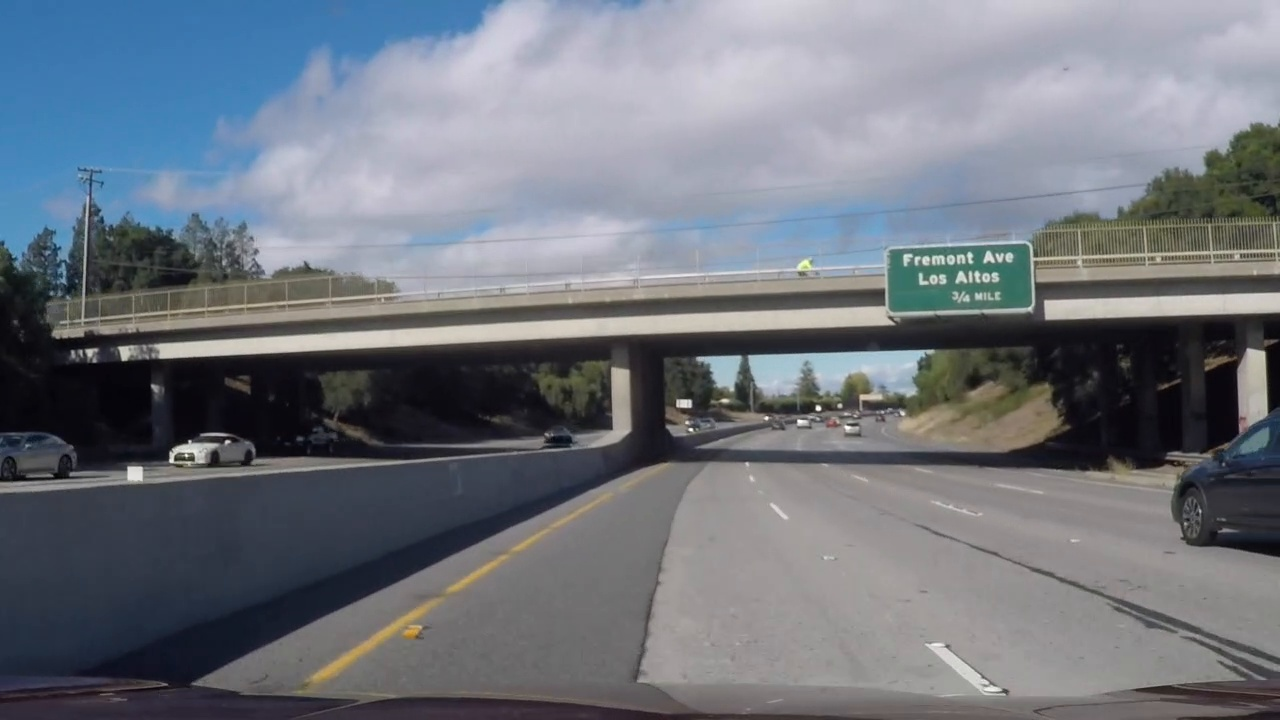
#> input picture test_images/test7.jpg, 1280 x 720 px
$ python -i lane_tracker.py   (imports and definitions only)
#> lines starting #> are read from the running program, lines starting #| are printed output that depends on the picture
import numpy as np
import cv2
from collections import deque

class LaneTracker:

    def __init__(self, window_width = 35, window_height = 80, margin = 40, smooth_frames = 15):
        self.frames = deque(maxlen = smooth_frames)
        self.window_width = window_width
        self.window_height = window_height
        self.margin = margin
        self.bottom_pct = .75

    def find_lane_start(self, img, window):
        # First find the two starting positions for the left and right lane by using np.sum to get the vertical image slice
        # and then np.convolve the vertical image slice with the window template

        # Sum bottom of image to get slice, could use a different ratio
        y_start = int(img.shape[0] * self.bottom_pct)
        x_mid = int(img.shape[1] / 2)
        offset = self.window_width / 2

        l_sum = np.sum(img[y_start:, :x_mid], axis=0)
        l_center = np.argmax(np.convolve(window, l_sum)) - offset
        r_sum = np.sum(img[y_start:, x_mid:], axis=0)
        r_center = np.argmax(np.convolve(window, r_sum)) - offset + x_mid

        return l_center, r_center, int(img.shape[0] - self.window_height / 2)

    def get_window_center(self, img, conv_signal, prev_center):
        offset = self.window_width / 2
        # Find the best center by using past center as a reference
        min_index = int(max(prev_center + offset - self.margin, 0))
        max_index = int(min(prev_center + offset + self.margin, img.shape[1]))

        center_max = np.argmax(conv_signal[min_index:max_index])

        # Update the center only if there is some signal
        if center_max > 0:
            center = center_max + min_index - offset
        else:
            center = None

        return center

    def fit_point(self, img, fit, y):
        return np.clip(fit[0]*y**2 + fit[1]*y + fit[2], 0, img.shape[1])

    def estimate_centroids(self, img, window, level, prev_l_center, prev_r_center, lanes_centroids):
        window_top = int(img.shape[0] - (level + 1) * self.window_height)
        window_bottom = int(img.shape[0] - level * self.window_height)
        center_y = int(window_bottom - self.window_height / 2)
        # Convolve the window into the vertical slice of the image
        image_layer = np.sum(img[window_top:window_bottom, :], axis=0)

        conv_signal = np.convolve(window, image_layer)

        l_center = self.get_window_center(img, conv_signal, prev_l_center)
        r_center = self.get_window_center(img, conv_signal, prev_r_center)

        if l_center is None or r_center is None:
            if len(lanes_centroids) > 4:
                if l_center is None:
                    left_fit = self.lane_fit(np.array(lanes_centroids), 0)
                    l_center = self.fit_point(img, left_fit, center_y)
                if r_center is None:
                    right_fit = self.lane_fit(np.array(lanes_centroids), 1)
                    r_center = self.fit_point(img, right_fit, center_y)
            elif l_center is not None:
                r_center = l_center + (prev_r_center - prev_l_center)
            elif r_center is not None:
                l_center = r_center - (prev_r_center - prev_l_center)
            else:
                l_center = prev_l_center
                r_center = prev_r_center

        return l_center, r_center, center_y

    def find_lanes_centroids(self, img):

        lanes_centroids = []
        window = np.ones(self.window_width)

        l_center, r_center, center_y = self.find_lane_start(img, window)

        # Add what we found for the first layer
        lanes_centroids.append((l_center, r_center, center_y))

        # Go through each layer looking for max pixel locations
        for level in range(1, (int)(img.shape[0] / self.window_height)):

            l_center, r_center, center_y = self.estimate_centroids(img, window, level, l_center, r_center, lanes_centroids)

            lanes_centroids.append((l_center, r_center, center_y))

        if not self.frames:
            lanes_centroids = np.array(lanes_centroids)
        else:
            lanes_centroids = np.average(self.frames, axis = 0)

        self.frames.append(lanes_centroids)

        return lanes_centroids

    def lane_fit(self, lanes_centroids, idx = 0, ym = 1, xm = 1):
        fit_y_vals = lanes_centroids[:,2] * ym
        fit_x_vals = lanes_centroids[:,idx] * xm

        fit = np.polyfit(fit_y_vals, fit_x_vals , 2)

        return fit

    # [71 lines left out: functions lanes_fit, curvature, draw_lanes, window_mask, draw_windows, not called in this run]


>>> import cv2
>>> picture = cv2.imread('test_images/test7.jpg', cv2.IMREAD_GRAYSCALE)
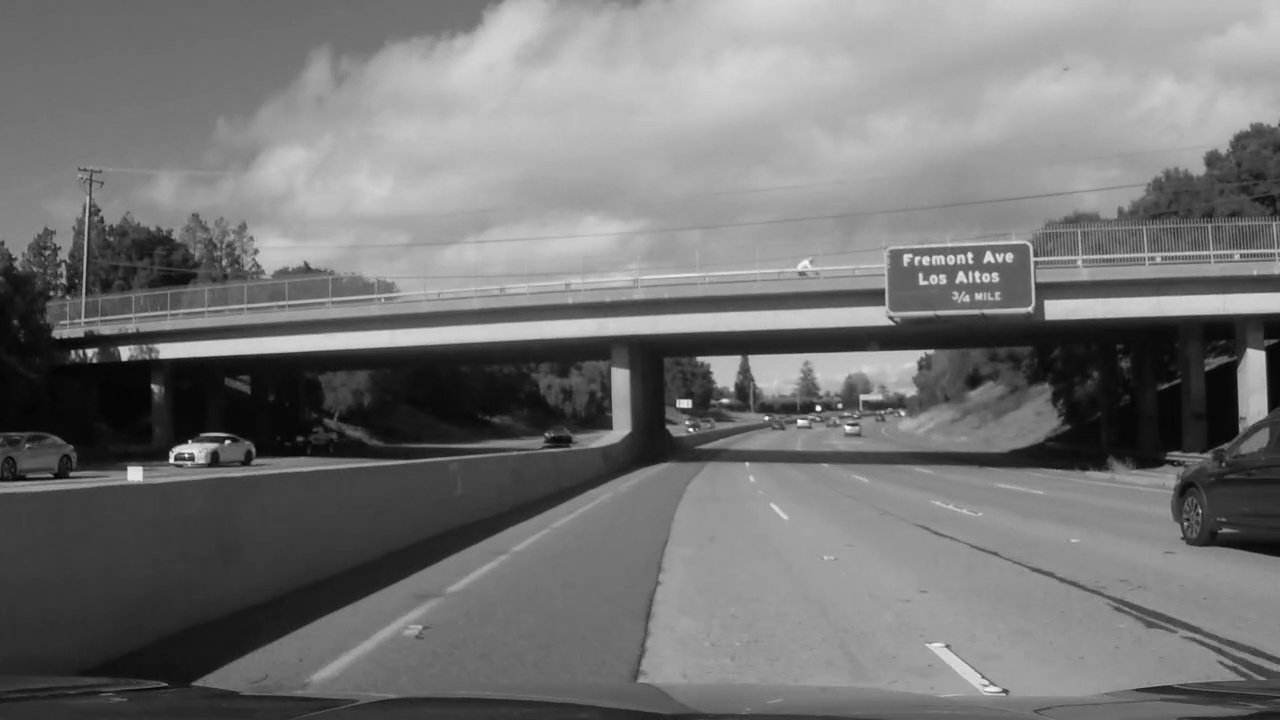
#> picture: shape (720, 1280); min 0, max 255, mean 116.6
>>> result = LaneTracker().find_lanes_centroids(picture)
#> in find_lane_start, `l_sum = np.sum(img[y_start:, :x_mid], axis=0)`: l_sum = 640 values, max 19197 at index 485, min 6984 at index 188, mean 13345.7
#> in find_lane_start, `l_center = np.argmax(np.convolve(window, l_sum)) - offset`: l_center = 493.5
#> in find_lane_start, `r_sum = np.sum(img[y_start:, x_mid:], axis=0)`: r_sum = 640 values, max 27684 at index 303, min 18296 at index 630, mean 24565.1
#> in find_lane_start, `r_center = np.argmax(np.convolve(window, r_sum)) - offset + x_mid`: r_center = 950.5
#> in find_lanes_centroids, `l_center, r_center, center_y = self.find_lane_start(img, window)`: l_center = 493.5; r_center = 950.5; center_y = 680
#> the loop in find_lanes_centroids, `for level in range(1, (int)(img.shape[0] / self.window_height)): ` made 8 passes
#> (l_center, r_center, center_y) on passes 1, 2, 3, 4, 8: (461.5, 918.5, 600), (500.5, 957.5, 520), (518.5, 975.5, 440), (557.5, 1014.5, 360), (701.5, 1216.5, 40)
#> (left_fit in estimate_centroids, l_center, right_fit in estimate_centroids) on pass 5: ([0.00135, -1.64, 974.4], 622.3, [0.00135, -1.64, 1431.4])
#> after the loop in find_lanes_centroids, `for level in range(1, (int)(img.shape[0] / self.window_height)):`: lanes_centroids = [(493.5, 950.5, 680), (461.5, 918.5, 600), (500.5, 957.5, 520), (518.5, 975.5, 440), (557.5, 1014.5, 360), (622.3, 1079.3, 280), (596.5, 1158.3, 200), (662.8, 1177.5, 120), (701.5, 1216.5, 40)]
#> in find_lanes_centroids, `lanes_centroids = np.array(lanes_centroids)`: lanes_centroids = [[493.5, 950.5, 680], [461.5, 918.5, 600], [500.5, 957.5, 520], [518.5, 975.5, 440], [557.5, 1014.5, 360], [622.3, 1079.3, 280], [596.5, 1158.3, 200], [662.8, 1177.5, 120], [701.5, 1216.5, 40]]
#> result has the same summary as lanes_centroids in find_lanes_centroids

$ run again, on test_images/test8.jpg
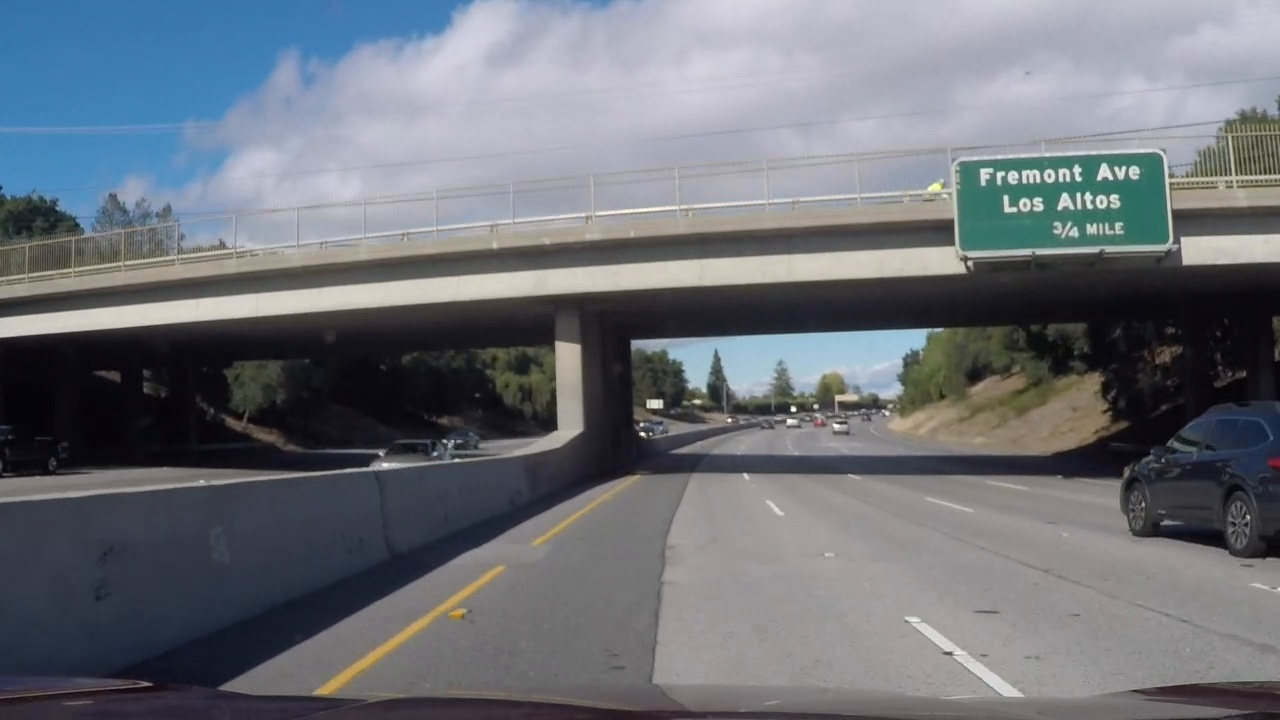
#> input picture test_images/test8.jpg, 1280 x 720 px
#> `picture = cv2.imread('test_images/test7.jpg', cv2.IMREAD_GRAYSCALE)`:
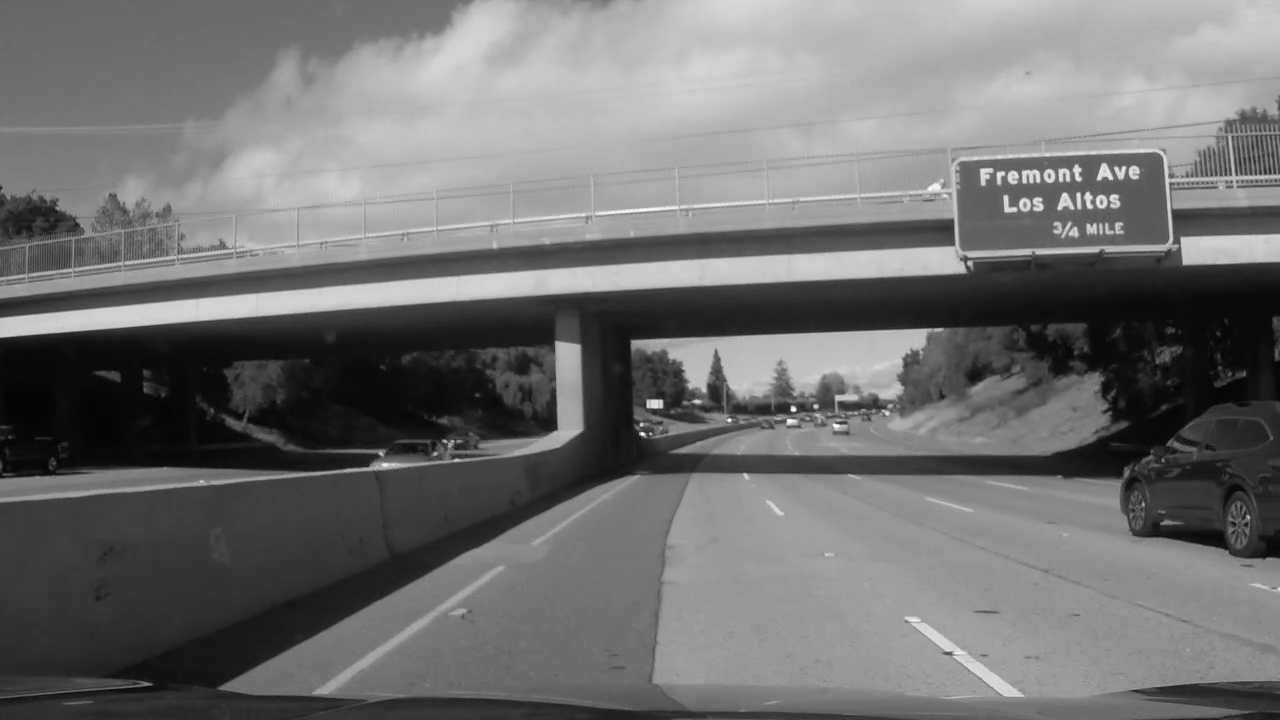
#> picture: shape (720, 1280); min 0, max 255, mean 112.5
#> l_sum = 640 values, max 19989 at index 492, min 7177 at index 209, mean 13307.3
#> in find_lane_start, `l_center = np.argmax(np.convolve(window, l_sum)) - offset`: l_center = 496.5
#> r_sum = 640 values, max 27554 at index 301, min 18767 at index 12, mean 24942.5
#> in find_lane_start, `r_center = np.argmax(np.convolve(window, r_sum)) - offset + x_mid`: r_center = 947.5
#> in find_lanes_centroids, `l_center, r_center, center_y = self.find_lane_start(img, window)`: l_center = 496.5; r_center = 947.5; center_y = 680
#> the loop in find_lanes_centroids, `for level in range(1, (int)(img.shape[0] / self.window_height)): ` made 8 passes
#> (l_center, r_center, center_y) on passes 1, 2, 3, 4, 6, 7, 8: (464.5, 923.5, 600), (503.5, 962.5, 520), (542.5, 931.5, 440), (564.5, 953.5, 360), (604.5, 939.5, 200), (612.5, 976.5, 120), (651.5, 960.5, 40)
#> after the loop in find_lanes_centroids, `for level in range(1, (int)(img.shape[0] / self.window_height)):`: lanes_centroids = [(496.5, 947.5, 680), (464.5, 923.5, 600), (503.5, 962.5, 520), (542.5, 931.5, 440), (564.5, 953.5, 360), (632.5, 960.7, 280), (604.5, 939.5, 200), (612.5, 976.5, 120), (651.5, 960.5, 40)]
#> in find_lanes_centroids, `lanes_centroids = np.array(lanes_centroids)`: lanes_centroids = [[496.5, 947.5, 680], [464.5, 923.5, 600], [503.5, 962.5, 520], [542.5, 931.5, 440], [564.5, 953.5, 360], [632.5, 960.7, 280], [604.5, 939.5, 200], [612.5, 976.5, 120], [651.5, 960.5, 40]]
#> result has the same summary as lanes_centroids in find_lanes_centroids

$ run again, on test_images/test9.jpg
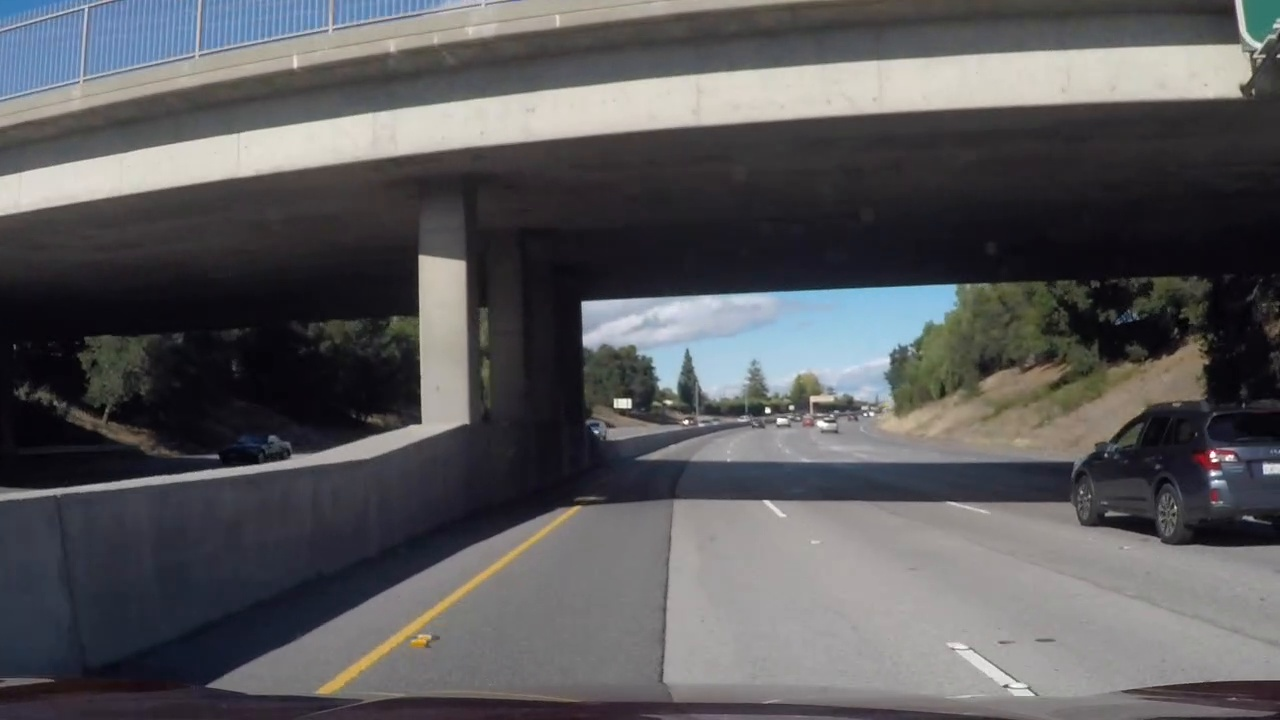
#> input picture test_images/test9.jpg, 1280 x 720 px
#> `picture = cv2.imread('test_images/test7.jpg', cv2.IMREAD_GRAYSCALE)`:
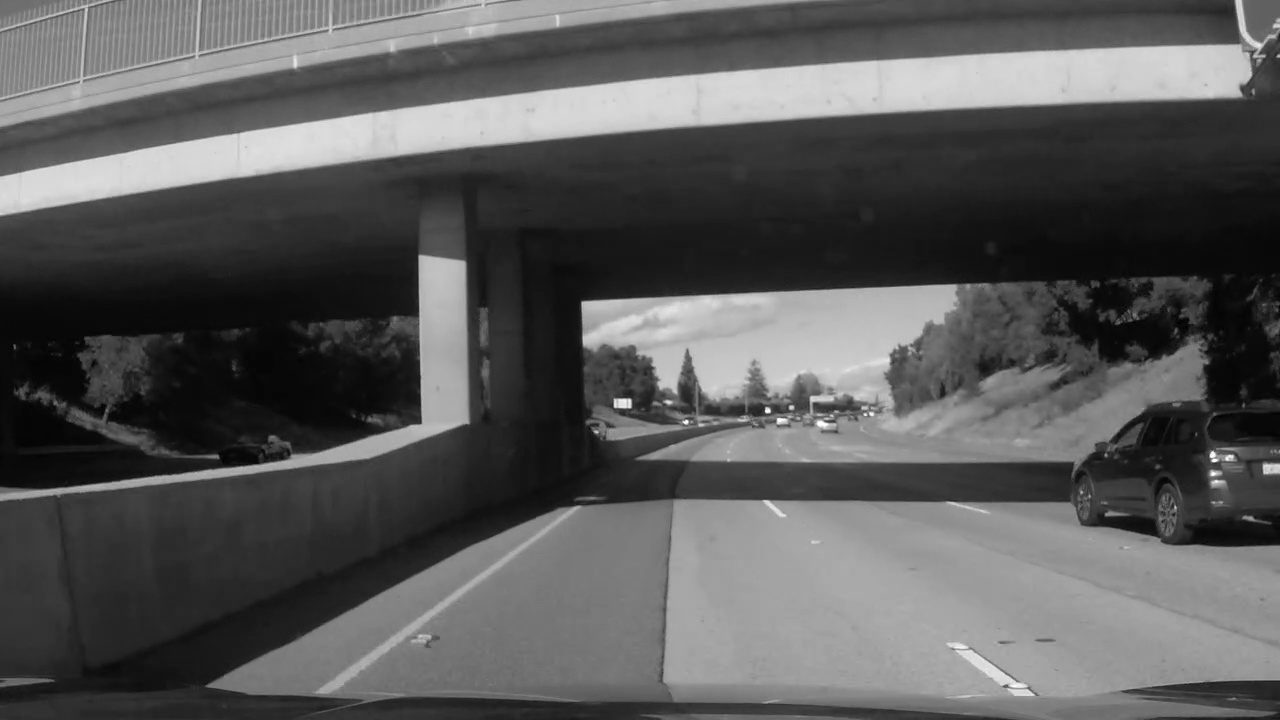
#> picture: shape (720, 1280); min 0, max 255, mean 89.1
#> l_sum = 640 values, max 20391 at index 487, min 6133 at index 182, mean 13352.5
#> in find_lane_start, `l_center = np.argmax(np.convolve(window, l_sum)) - offset`: l_center = 491.5
#> r_sum = 640 values, max 28672 at index 324, min 17841 at index 22, mean 26092.2
#> in find_lane_start, `r_center = np.argmax(np.convolve(window, r_sum)) - offset + x_mid`: r_center = 972.5
#> in find_lanes_centroids, `l_center, r_center, center_y = self.find_lane_start(img, window)`: l_center = 491.5; r_center = 972.5; center_y = 680
#> the loop in find_lanes_centroids, `for level in range(1, (int)(img.shape[0] / self.window_height)): ` made 8 passes
#> (l_center, r_center, center_y) on passes 1, 2, 4, 5: (456.5, 937.5, 600), (495.5, 957.5, 520), (437.5, 899.5, 360), (436.5, 925.5, 280)
#> after the loop in find_lanes_centroids, `for level in range(1, (int)(img.shape[0] / self.window_height)):`: lanes_centroids = [(491.5, 972.5, 680), (456.5, 937.5, 600), (495.5, 957.5, 520), (467.5, 929.5, 440), (437.5, 899.5, 360), (436.5, 925.5, 280), (439.5, 916.8, 200), (418.5, 921, 120), (407.4, 959.5, 40)]
#> in find_lanes_centroids, `lanes_centroids = np.array(lanes_centroids)`: lanes_centroids = [[491.5, 972.5, 680], [456.5, 937.5, 600], [495.5, 957.5, 520], [467.5, 929.5, 440], [437.5, 899.5, 360], [436.5, 925.5, 280], [439.5, 916.8, 200], [418.5, 921, 120], [407.4, 959.5, 40]]
#> result has the same summary as lanes_centroids in find_lanes_centroids
